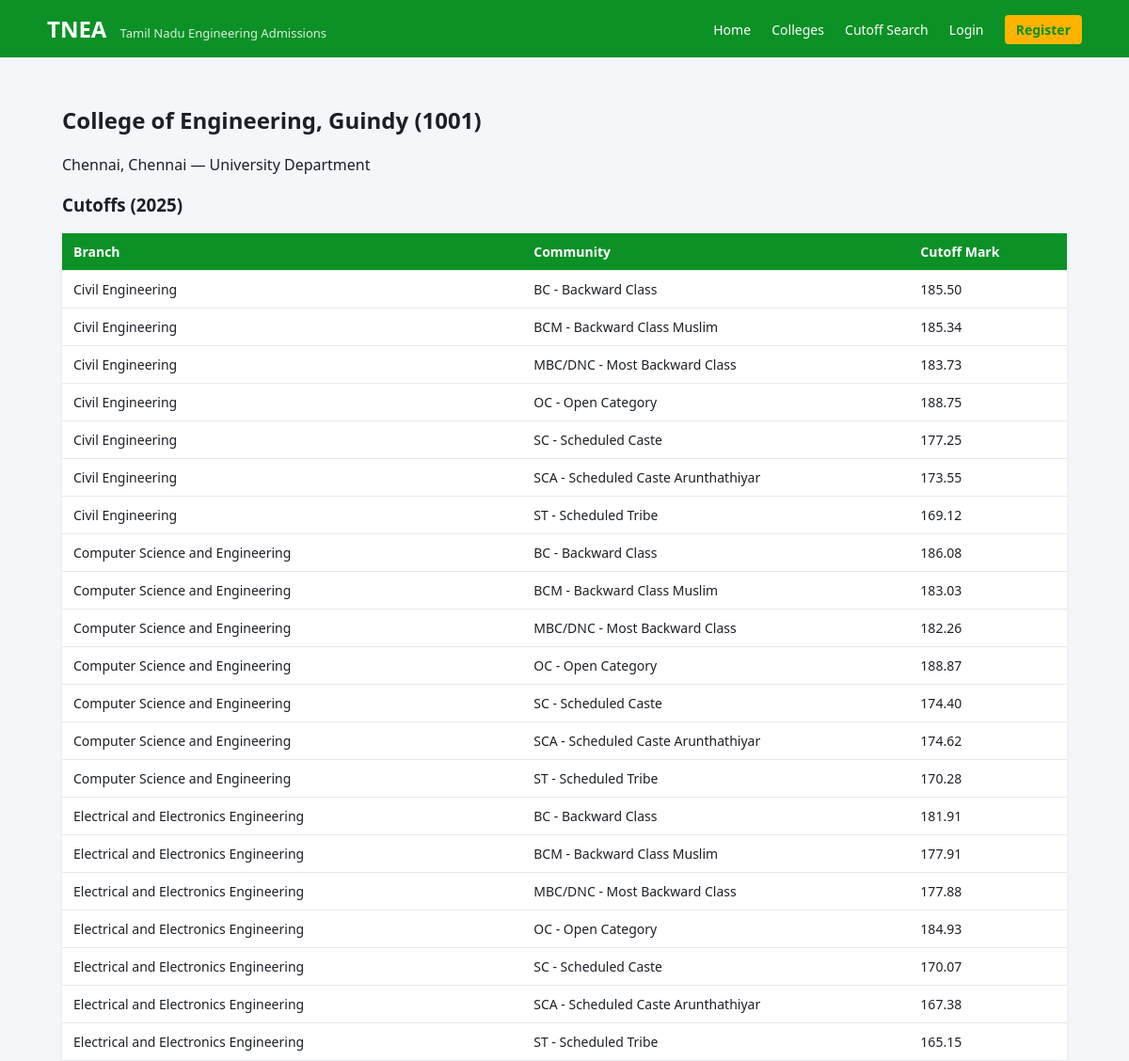
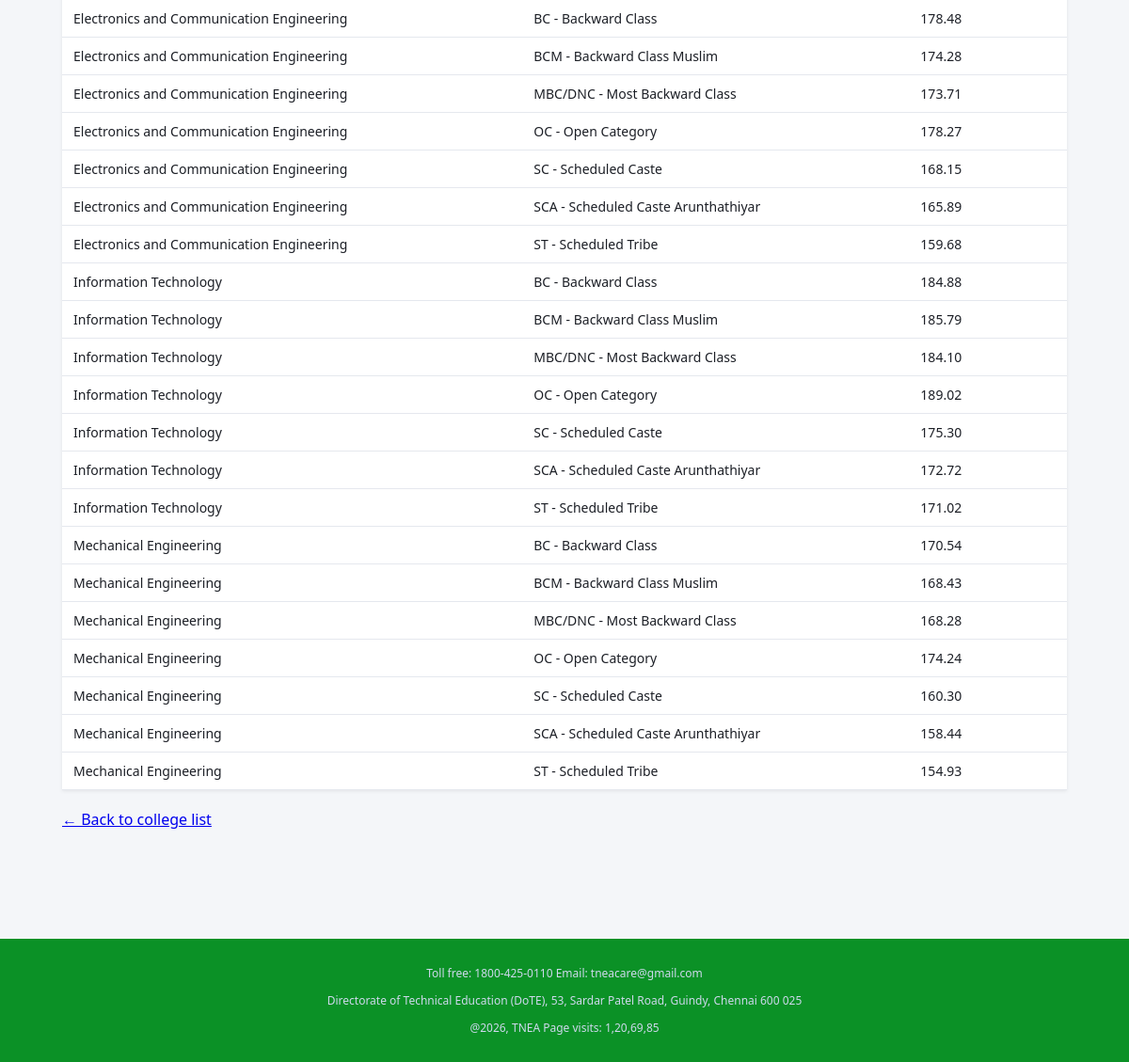
The app's page /colleges/1/ with its own data (2 pictures, top to bottom).
### counseling/models.py (models this page shows, shortened)
class College(models.Model):
    college_code = models.CharField(max_length=10, unique=True)
    name = models.CharField(max_length=255)
    place = models.CharField(max_length=120)
    district = models.CharField(max_length=120)
    college_type = models.CharField(max_length=20, choices=COLLEGE_TYPE_CHOICES, default='SELF_FIN')
    class Meta:
        ordering = ['name']

class Cutoff(models.Model):
    college = models.ForeignKey(College, on_delete=models.CASCADE, related_name='cutoffs')
    branch = models.ForeignKey(Branch, on_delete=models.CASCADE, related_name='cutoffs')
    community = models.CharField(max_length=5, choices=COMMUNITY_CHOICES)
    cutoff_mark = models.DecimalField(max_digits=6, decimal_places=2)
    year = models.PositiveIntegerField(default=2025)
    class Meta:
        unique_together = ('college', 'branch', 'community', 'year')
        ordering = ['-cutoff_mark']

class Branch(models.Model):
    code = models.CharField(max_length=10)
    name = models.CharField(max_length=150)
    class Meta:
        ordering = ['name']

### counseling/views.py (the view)
# urls.py: path('colleges/<int:pk>/', views.college_detail, name='college_detail'),
def college_detail(request, pk):
    college = get_object_or_404(College, pk=pk)
    cutoffs = college.cutoffs.select_related('branch').order_by('branch__name', 'community')
    return render(request, 'counseling/college_detail.html', {'college': college, 'cutoffs': cutoffs})

### counseling/templates/counseling/college_detail.html
{% extends 'counseling/base.html' %}
{% block content %}
<h2>{{ college.name }} ({{ college.college_code }})</h2>
<p>{{ college.place }}, {{ college.district }} &mdash; {{ college.get_college_type_display }}</p>
<h3>Cutoffs (2025)</h3>
<table>
    <thead>
        <tr><th>Branch</th><th>Community</th><th>Cutoff Mark</th></tr>
    </thead>
    <tbody>
        {% for cutoff in cutoffs %}
        <tr>
            <td>{{ cutoff.branch.name }}</td>
            <td>{{ cutoff.get_community_display }}</td>
            <td>{{ cutoff.cutoff_mark }}</td>
        </tr>
        {% empty %}
        <tr><td colspan="3">No cutoff data yet.</td></tr>
        {% endfor %}
    </tbody>
</table>
<p style="margin-top:20px;"><a href="{% url 'college_list' %}">&larr; Back to college list</a></p>
{% endblock %}

### counseling/static/counseling/css/style.css (style rules this page uses)
* { box-sizing: border-box; }
body { margin: 0; font-family: "Segoe UI", Arial, sans-serif; background: #f4f6f9; color: #1c1f26; }
table { width: 100%; border-collapse: collapse; background: #fff; box-shadow: 0 1px 4px rgba(0,0,0,0.08); }
th, td { padding: 10px 12px; border-bottom: 1px solid #e5e8ee; text-align: left; font-size: 14px; }
th { background: #0b9126; color: #fff; }

### records on screen
College: name "College of Engineering, Guindy", college_code "1001", place "Chennai", district "Chennai", college_type "University Department"
Cutoff: branch.name "Civil Engineering", community "BC - Backward Class", cutoff_mark "185.50"
Cutoff: branch.name "Civil Engineering", community "BCM - Backward Class Muslim", cutoff_mark "185.34"
Cutoff: branch.name "Civil Engineering", community "MBC/DNC - Most Backward Class", cutoff_mark "183.73"
Cutoff: branch.name "Civil Engineering", community "OC - Open Category", cutoff_mark "188.75"
Cutoff: branch.name "Civil Engineering", community "SC - Scheduled Caste", cutoff_mark "177.25"
Cutoff: branch.name "Civil Engineering", community "SCA - Scheduled Caste Arunthathiyar", cutoff_mark "173.55"
Cutoff: branch.name "Civil Engineering", community "ST - Scheduled Tribe", cutoff_mark "169.12"
Cutoff: branch.name "Computer Science and Engineering", community "BC - Backward Class", cutoff_mark "186.08"
Cutoff: branch.name "Computer Science and Engineering", community "BCM - Backward Class Muslim", cutoff_mark "183.03"
Cutoff: branch.name "Computer Science and Engineering", community "MBC/DNC - Most Backward Class", cutoff_mark "182.26"
Cutoff: branch.name "Computer Science and Engineering", community "OC - Open Category", cutoff_mark "188.87"
Cutoff: branch.name "Computer Science and Engineering", community "SC - Scheduled Caste", cutoff_mark "174.40"
Cutoff: branch.name "Computer Science and Engineering", community "SCA - Scheduled Caste Arunthathiyar", cutoff_mark "174.62"
Cutoff: branch.name "Computer Science and Engineering", community "ST - Scheduled Tribe", cutoff_mark "170.28"
Cutoff: branch.name "Electrical and Electronics Engineering", community "BC - Backward Class", cutoff_mark "181.91"
Cutoff: branch.name "Electrical and Electronics Engineering", community "BCM - Backward Class Muslim", cutoff_mark "177.91"
Cutoff: branch.name "Electrical and Electronics Engineering", community "MBC/DNC - Most Backward Class", cutoff_mark "177.88"
Cutoff: branch.name "Electrical and Electronics Engineering", community "OC - Open Category", cutoff_mark "184.93"
Cutoff: branch.name "Electrical and Electronics Engineering", community "SC - Scheduled Caste", cutoff_mark "170.07"
Cutoff: branch.name "Electrical and Electronics Engineering", community "SCA - Scheduled Caste Arunthathiyar", cutoff_mark "167.38"
Cutoff: branch.name "Electrical and Electronics Engineering", community "ST - Scheduled Tribe", cutoff_mark "165.15"
Cutoff: branch.name "Electronics and Communication Engineering", community "BC - Backward Class", cutoff_mark "178.48"
Cutoff: branch.name "Electronics and Communication Engineering", community "BCM - Backward Class Muslim", cutoff_mark "174.28"
Cutoff: branch.name "Electronics and Communication Engineering", community "MBC/DNC - Most Backward Class", cutoff_mark "173.71"
Cutoff: branch.name "Electronics and Communication Engineering", community "OC - Open Category", cutoff_mark "178.27"
Cutoff: branch.name "Electronics and Communication Engineering", community "SC - Scheduled Caste", cutoff_mark "168.15"
Cutoff: branch.name "Electronics and Communication Engineering", community "SCA - Scheduled Caste Arunthathiyar", cutoff_mark "165.89"
Cutoff: branch.name "Electronics and Communication Engineering", community "ST - Scheduled Tribe", cutoff_mark "159.68"
Cutoff: branch.name "Information Technology", community "BC - Backward Class", cutoff_mark "184.88"
Cutoff: branch.name "Information Technology", community "BCM - Backward Class Muslim", cutoff_mark "185.79"
Cutoff: branch.name "Information Technology", community "MBC/DNC - Most Backward Class", cutoff_mark "184.10"
Cutoff: branch.name "Information Technology", community "OC - Open Category", cutoff_mark "189.02"
Cutoff: branch.name "Information Technology", community "SC - Scheduled Caste", cutoff_mark "175.30"
Cutoff: branch.name "Information Technology", community "SCA - Scheduled Caste Arunthathiyar", cutoff_mark "172.72"
Cutoff: branch.name "Information Technology", community "ST - Scheduled Tribe", cutoff_mark "171.02"
Cutoff: branch.name "Mechanical Engineering", community "BC - Backward Class", cutoff_mark "170.54"
Cutoff: branch.name "Mechanical Engineering", community "BCM - Backward Class Muslim", cutoff_mark "168.43"
Cutoff: branch.name "Mechanical Engineering", community "MBC/DNC - Most Backward Class", cutoff_mark "168.28"
Cutoff: branch.name "Mechanical Engineering", community "OC - Open Category", cutoff_mark "174.24"
Cutoff: branch.name "Mechanical Engineering", community "SC - Scheduled Caste", cutoff_mark "160.30"
Cutoff: branch.name "Mechanical Engineering", community "SCA - Scheduled Caste Arunthathiyar", cutoff_mark "158.44"
Cutoff: branch.name "Mechanical Engineering", community "ST - Scheduled Tribe", cutoff_mark "154.93"
